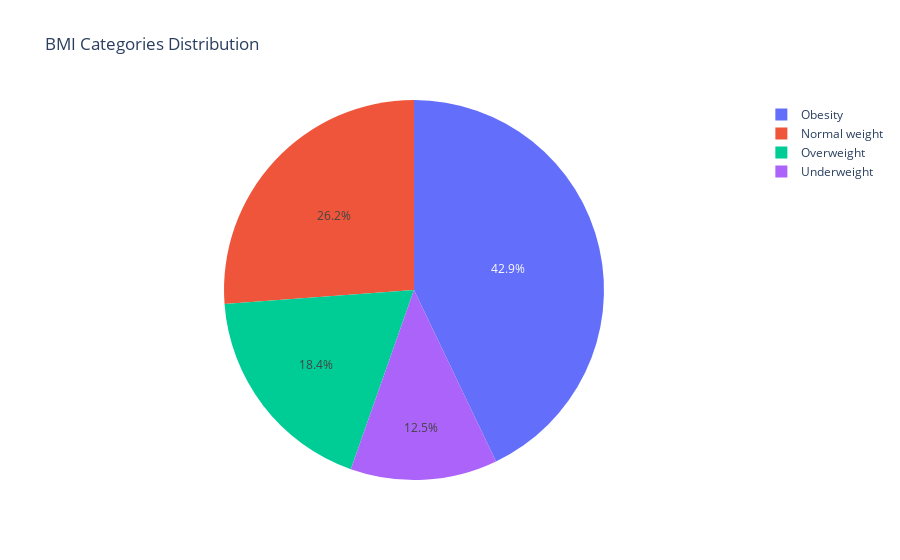

Write notebook code for a chart like this one.
### Markdown cell above
Okay, so BMI stands for Body Mass Index. It's a measure that uses a person's height and weight to estimate whether they are underweight, normal weight, overweight, or obese.

It categorizes individuals into different weight status categories:

Underweight: BMI less than 18.5
Normal weight: BMI 18.5 to 24.9
Overweight: BMI 25 to 29.9
Obesity: BMI 30 or higher
Although our BMI column have kind of a Uniform Distribution, we can still see the Average BMI of Alzheimer's Disease Patients is 27, But lets Categorize our BMI column into 4 categories for Patients with Alzheimer's Disease and plot a Pie Chart

### Code cell
def categorize_bmi(bmi):
    if bmi < 18.5:
        return 'Underweight'
    elif 18.5 <= bmi <= 24.9:
        return 'Normal weight'
    elif 25 <= bmi <= 29.9:
        return 'Overweight'
    else:
        return 'Obesity'

# Apply the function to create a new column
df['BMI_Category'] = diagnosis_df['BMI'].apply(categorize_bmi)

# Count the occurrences of each category
bmi_counts = df['BMI_Category'].value_counts().reset_index()
bmi_counts.columns = ['BMI_Category', 'Count']

# Plot the pie chart using Plotly
fig = px.pie(bmi_counts, values='Count', names='BMI_Category', title='BMI Categories Distribution')
fig.show()

### Figure 1 — Plotly figure (JSON) as saved in the notebook; plotly's stock layout.template omitted (floating-point values rounded to 4 significant figures)
{"data": [{"domain": {"x": [0, 1], "y": [0, 1]}, "hovertemplate": "BMI_Category=%{label}<br>Count=%{value}<extra></extra>", "labels": ["Obesity", "Normal weight", "Overweight", "Underweight"], "legendgroup": "", "name": "", "showlegend": true, "type": "pie", "values": [326, 199, 140, 95]}], "layout": {"legend": {"tracegroupgap": 0}, "title": {"text": "BMI Categories Distribution"}}}
